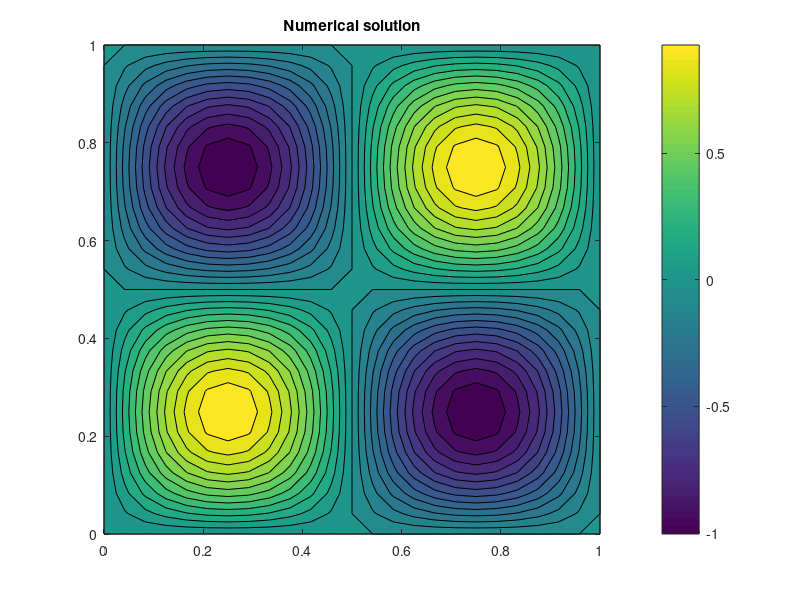
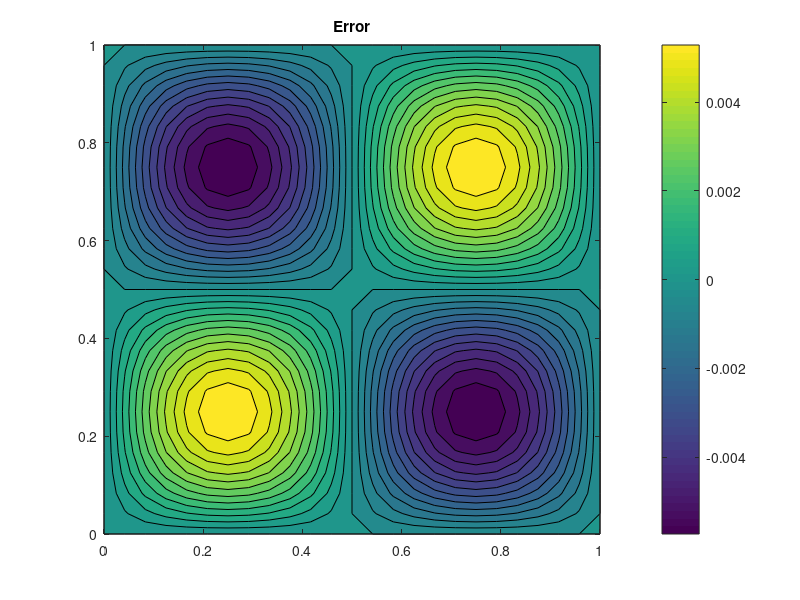

Write the MATLAB code that produced these figures, in order.
% Solve 2-D poisson equation using direct solver
n=25;
xmin=0; xmax=1; ymin=xmin; ymax=xmax;
h = (xmax-xmin)/(n-1);
m=n-2;
I = eye(m); e = ones(m,1);
T = spdiags([e -4*e e],[-1 0 1],m,m);
S = spdiags([e e],[-1 1],m,m);
A = -(kron(I,T) + kron(S,I))/h^2;
x=linspace(xmin,xmax,n);
y=linspace(ymin,ymax,n);
[X,Y]=meshgrid(x,y);
f=2*(2*pi)^2*sin(2*pi*X).*sin(2*pi*Y);
utmp = A \ reshape(f(2:end-1,2:end-1),[m*m,1]);
u = zeros(n,n);
u(2:end-1,2:end-1) = reshape(utmp,[m,m]);
figure(1); contourf(X,Y,u,25); title('Numerical solution'); colorbar;
% Exact solution
ue=sin(2*pi*X).*sin(2*pi*Y);
figure(2); contourf(X,Y,u-ue,25); title('Error'); colorbar;
